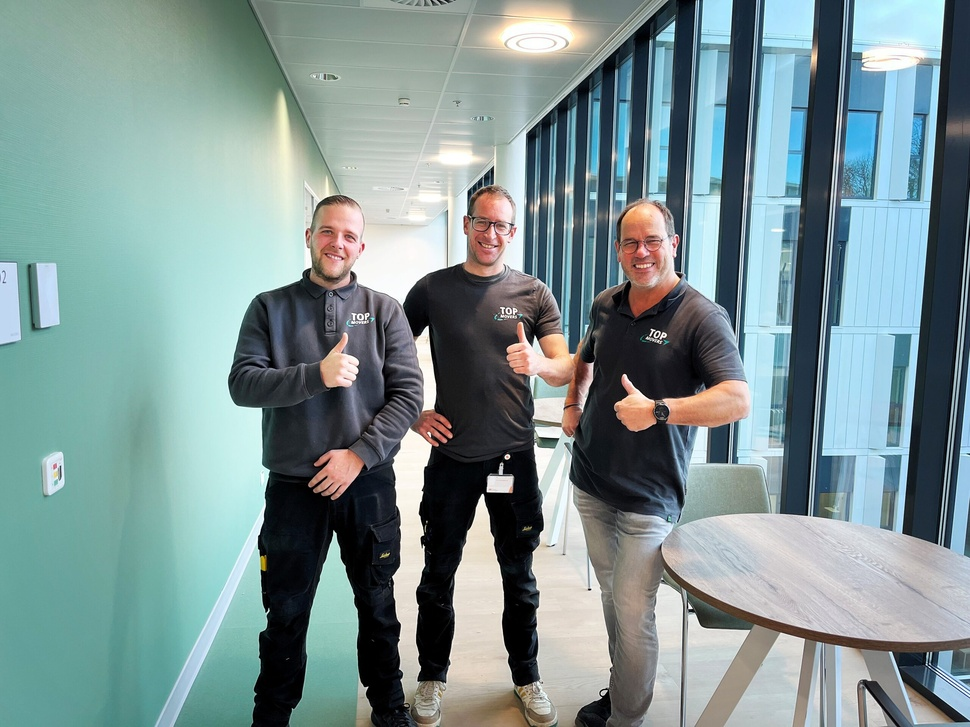
#> input picture site/_werk/hero/perfect/bron-67.jpg, 970 x 727 px, shrunk from 2560 x 1920 before the run
$ python perfect_cut.py
#> lines starting #> are read from the running program, lines starting #| are printed output that depends on the picture; after the words box and inside, x2 and y2 are one past the last pixel; in counts of white or black regions, pixels touching at a corner belong together; long printed decimals are rounded
"""Pixelperfecte uitsnede van foto 67 (drie TM-medewerkers, duim omhoog) voor de hero.
Stappen: Vision-instancemasker + Vision-persoonsmatte (accurate) -> trimap -> kleurgeleide alfa
(guided filter op het RGB-beeld, dan aangescherpt tot een strakke rand van 1-2 px) -> ingesloten gaten
dichten -> kleurdecontaminatie (achtergrondkleur uit de randpixels rekenen, F=(C-(1-a)B)/a) -> heupcrop
-> master-png + webp. Gebruik: python3 perfect_cut.py"""
import numpy as np
from PIL import Image
from scipy import ndimage

src=np.asarray(Image.open('bron-67.jpg').convert('RGB')).astype(np.float32)/255.0
fg=np.asarray(Image.open('fg.png').convert('L')).astype(np.float32)/255.0
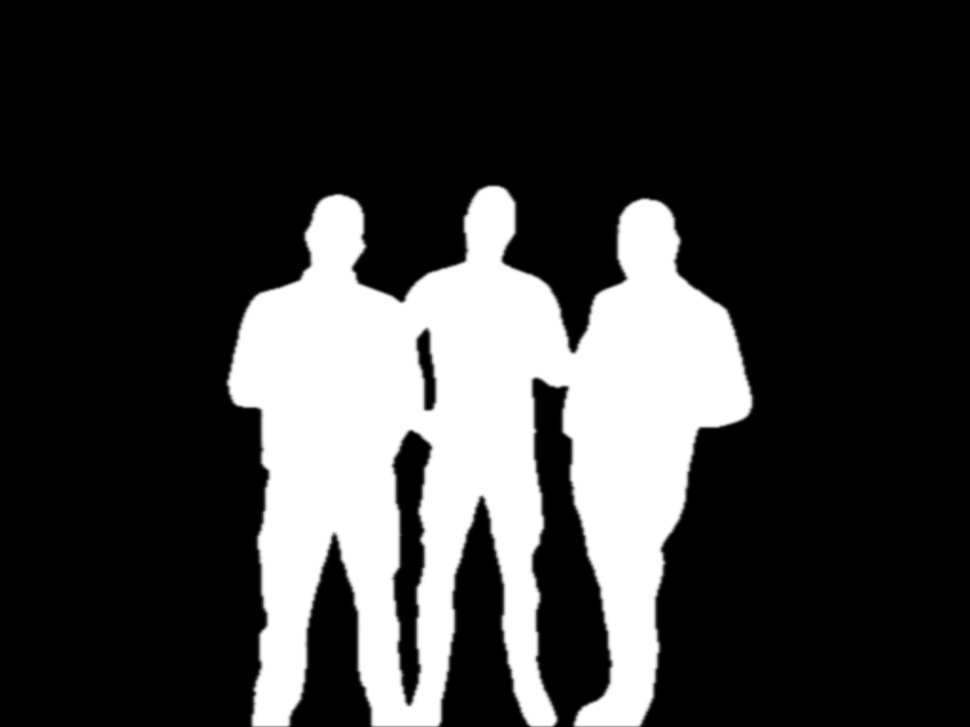
#> input picture site/_werk/hero/perfect/fg.png, 970 x 727 px, shrunk from 2560 x 1920 before the run
pm=np.asarray(Image.open('person.png').convert('L')).astype(np.float32)/255.0
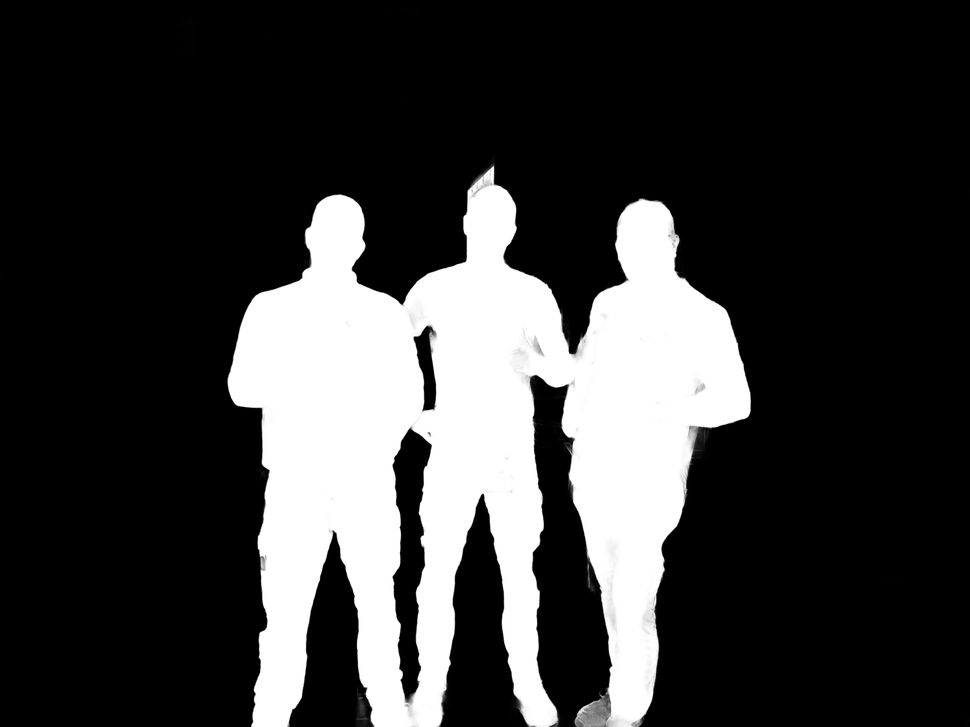
#> input picture site/_werk/hero/perfect/person.png, 970 x 727 px, shrunk from 2560 x 1920 before the run
H,W,_=src.shape
#> H = 727; W = 970

# 1. harde basis: instancemasker (native resolutie) en persoonsmatte gecombineerd
hard=((fg>0.5)|((pm>0.6)&ndimage.binary_dilation(fg>0.5,iterations=6))).astype(np.float32)   # persoonsmatte alleen vlak langs het instancemasker (anders lift hij het kozijn boven het middelste hoofd mee)
#> hard: shape (727, 970) float32; values 0 (black) and 1 (white), 22.9% white; 1 white region, box (x1, y1, x2, y2) and area: (227, 180, 752, 727) 161803
# grootste component + ingesloten gaten tot 600 px dichten (echte openingen hangen aan de buitenrand)
lab,n=ndimage.label(hard>0.5); sizes=ndimage.sum(hard,lab,range(1,n+1)); keep=(np.argmax(sizes)+1)
#> after `lab, n = ndimage.label(hard > 0.5)`:
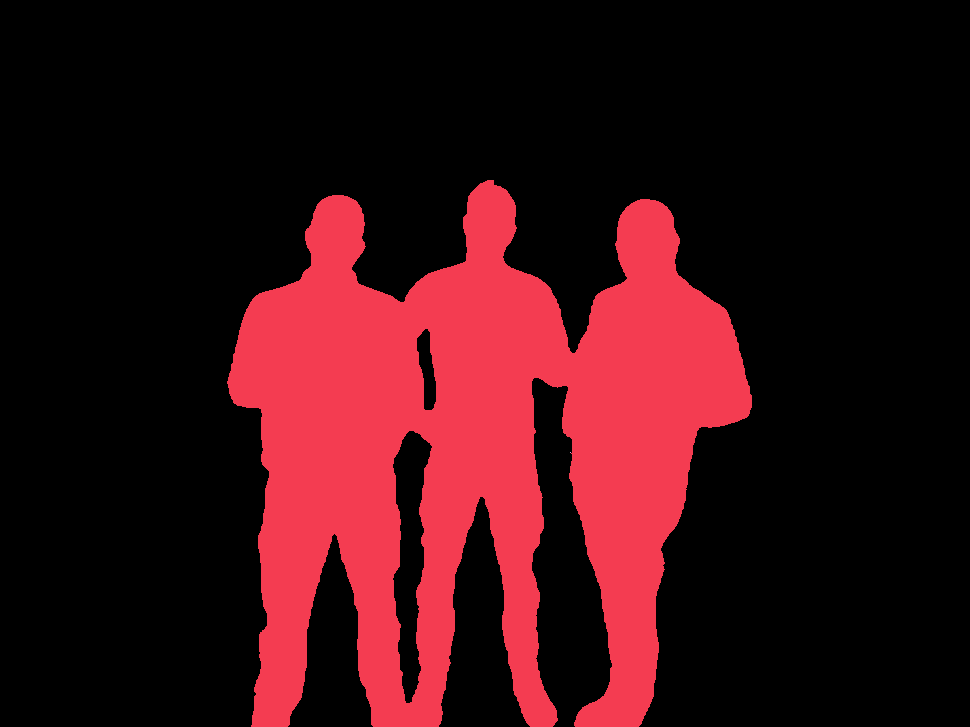
#> lab: shape (727, 970) int32; 3 distinct labels, from 0 to 2; one colour per label, 0 black
#> after `lab, n = ndimage.label(hard > 0.5)`: n = 2
#> after `sizes = ndimage.sum(hard, lab, range(1, n + 1))`: sizes = [161802, 1]
#> after `keep = np.argmax(sizes) + 1`: keep = 1
hard=(lab==keep).astype(np.float32)
#> hard: shape (727, 970) float32; values 0 (black) and 1 (white), 22.9% white; 1 white region, box (x1, y1, x2, y2) and area: (227, 180, 752, 727) 161802
holes=ndimage.binary_fill_holes(hard>0.5)&~(hard>0.5)
#> holes: shape (727, 970) bool; 0.98% white; 2 white regions, box (x1, y1, x2, y2) and area: (393, 431, 432, 703) 5966, (417, 329, 436, 410) 936
hl,hn=ndimage.label(holes)
#> hl: shape (727, 970) int32; 3 distinct labels, from 0 to 2
#> hn = 2
if hn:
    hs=ndimage.sum(holes,hl,range(1,hn+1))
#> hs = [936, 5966]
    for i,s in enumerate(hs,1):
        if s<=600: hard[hl==i]=1.0
#> this loop made 2 passes
#> (i, s) on passes 1 to 2: (1, 936), (2, 5966)

# 2. guided filter (kleur) op het harde masker, straal 5, eps klein -> alfa volgt echte randen
def box(x,r): return ndimage.uniform_filter(x,size=2*r+1,mode='nearest')
def guided(I,p,r=5,eps=1e-4):
#> called with r = 5, eps = 0.0002
    mI=np.stack([box(I[...,c],r) for c in range(3)],-1); mp=box(p,r)
    Ip=np.stack([box(I[...,c]*p,r) for c in range(3)],-1); covIp=Ip-mI*mp[...,None]
    cov=np.zeros((H,W,3,3),np.float32)
    for i in range(3):
        for j in range(3):
            cov[...,i,j]=box(I[...,i]*I[...,j],r)-mI[...,i]*mI[...,j]
    cov+=eps*np.eye(3,dtype=np.float32)
    a=np.einsum('...ij,...j->...i',np.linalg.inv(cov),covIp)
    b=mp-np.einsum('...i,...i->...',a,mI)
    ma=np.stack([box(a[...,c],r) for c in range(3)],-1); mb=box(b,r)
    return np.clip(np.einsum('...i,...i->...',ma,I)+mb,0,1)
q=guided(src,hard,r=5,eps=2e-4)
# alleen in de randband (12 px rond de harde rand) de geleide alfa gebruiken, daarbuiten hard
band=ndimage.binary_dilation(hard>0.5,iterations=8)&~ndimage.binary_erosion(hard>0.5,iterations=8)
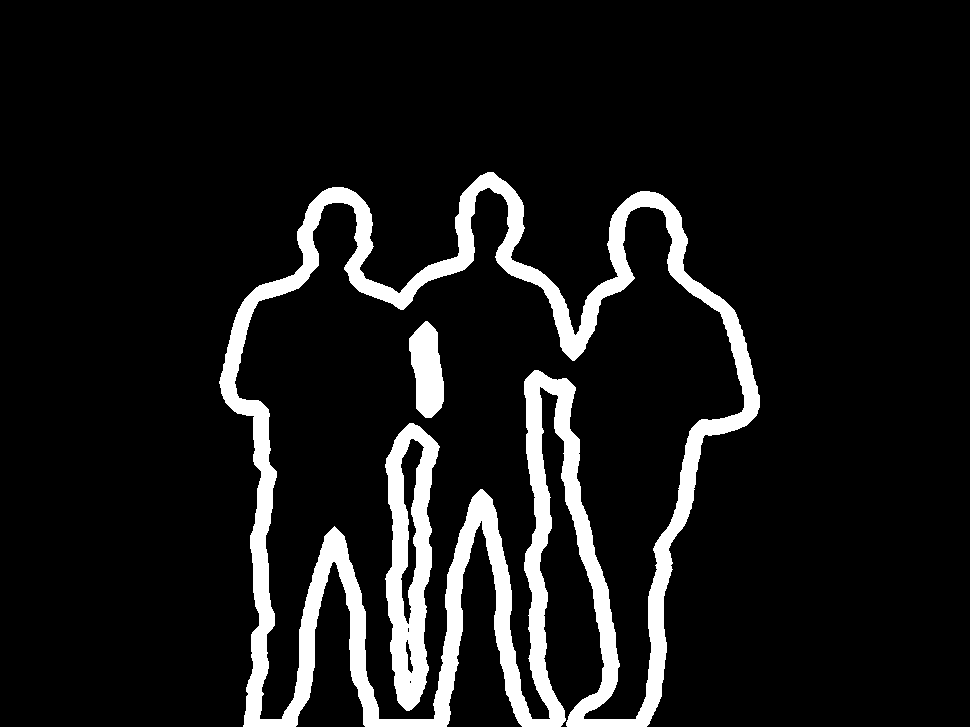
#> band: shape (727, 970) bool; 9.5% white; 3 white regions, box (x1, y1, x2, y2) and area: (219, 172, 760, 727) 55861, (385, 423, 440, 711) 8809, (409, 321, 444, 418) 2424
alpha=np.where(band,q,hard)
# aanscherpen: overgang van 0.42..0.62 -> 0..1 (1-2 px rand op 2560 px)
alpha=np.clip((alpha-0.42)/0.20,0,1)
# losse eilandjes en microgaten na het aanscherpen
lab,n=ndimage.label(alpha>0.5); sizes=ndimage.sum(np.ones_like(alpha),lab,range(1,n+1)); keep=np.argmax(sizes)+1
#> after `lab, n = ndimage.label(alpha > 0.5)`: lab: shape (727, 970) int32; 4 distinct labels, from 0 to 3
#> after `lab, n = ndimage.label(alpha > 0.5)`: n = 3
#> after `sizes = ndimage.sum(np.ones_like(alpha), lab, range(1, n + 1))`: sizes = [160631, 1, 1]
alpha[(lab!=keep)&(alpha>0)]=0
#> alpha: shape (727, 970) float32; min 0, max 1, mean 0.227
holes=ndimage.binary_fill_holes(alpha>0.5)&~(alpha>0.5); hl,hn=ndimage.label(holes)
#> after `holes = ndimage.binary_fill_holes(alpha > 0.5) & ~(alpha > 0.5)`: holes: shape (727, 970) bool; 1% white; 4 white regions (2 under 20 px), largest, box (x1, y1, x2, y2) and area: (392, 429, 432, 703) 6085, (415, 327, 436, 410) 982
#> after `hl, hn = ndimage.label(holes)`: hl: shape (727, 970) int32; 5 distinct labels, from 0 to 4
#> after `hl, hn = ndimage.label(holes)`: hn = 4
if hn:
    hs=ndimage.sum(holes,hl,range(1,hn+1))
#> hs = [982, 6085, 3, 1]
    for i,s in enumerate(hs,1):
        if s<=600: alpha[hl==i]=1.0
#> this loop made 4 passes
#> s on passes 1 to 4: 982, 6085, 3, 1
#> alpha: shape (727, 970) float32; min 0, max 1, mean 0.227
#> `bgknown=(alpha<=0.001)&~ndimage.binary_dilation(alpha>0.001,iterations..`: bgknown: shape (727, 970) bool; 76% white; 1 black region, box (x1, y1, x2, y2) and area: (226, 178, 754, 727) 169116

# 3. kleurdecontaminatie: B = achtergrondkleur van buiten de rand naar binnen gevuld
def bleed(rgb,known,passes):
#> called with passes = 24
    col=rgb*known[...,None]; w=known.astype(np.float32).copy(); out=rgb.copy()
    for _ in range(passes):
        cs=ndimage.uniform_filter(col,size=(3,3,1)); ws=ndimage.uniform_filter(w,size=3)
        new=(ws>0)&(w==0); out[new]=cs[new]/ws[new][:,None]; col[new]=out[new]; w[new]=1.0
#> col: shape (727, 970, 3) float32; mean R, G, B 0.541, 0.636, 0.636
#> out: shape (727, 970, 3) float32; mean R, G, B 0.56, 0.654, 0.654
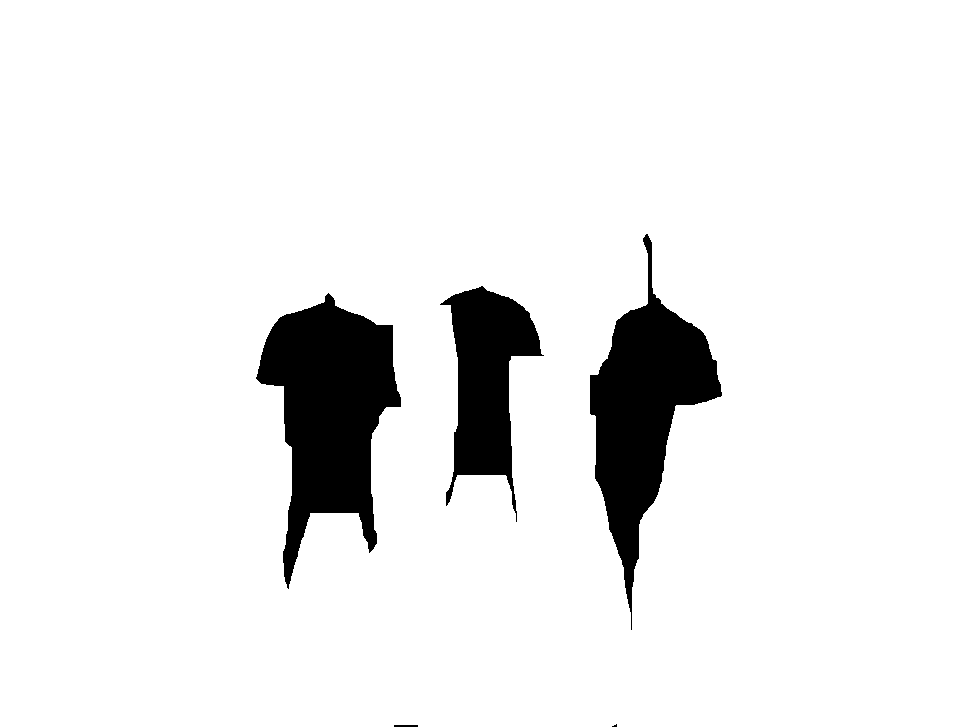
#> w: shape (727, 970) float32; values 0 (black) and 1 (white), 92.5% white; 5 black regions (1 under 20 px), largest, box (x1, y1, x2, y2) and area: (256, 293, 401, 589) 22229, (590, 234, 722, 630) 19165, (440, 286, 544, 522) 11679, (394, 725, 418, 727) 48
    return out
bgknown=(alpha<=0.001)&~ndimage.binary_dilation(alpha>0.001,iterations=2)
B=bleed(src,bgknown,passes=24)
fgknown=(alpha>=0.999)&~ndimage.binary_dilation(alpha<0.999,iterations=2)
#> fgknown: shape (727, 970) bool; 21.4% white; 1 white region, box (x1, y1, x2, y2) and area: (230, 184, 749, 727) 151160
Fin=bleed(src,fgknown,passes=24)
#> the loop in bleed (call 2), `for _ in range(passes):` made 24 passes
#> pass 1, in bleed (call 2), `new = (ws > 0) & (w == 0)`:
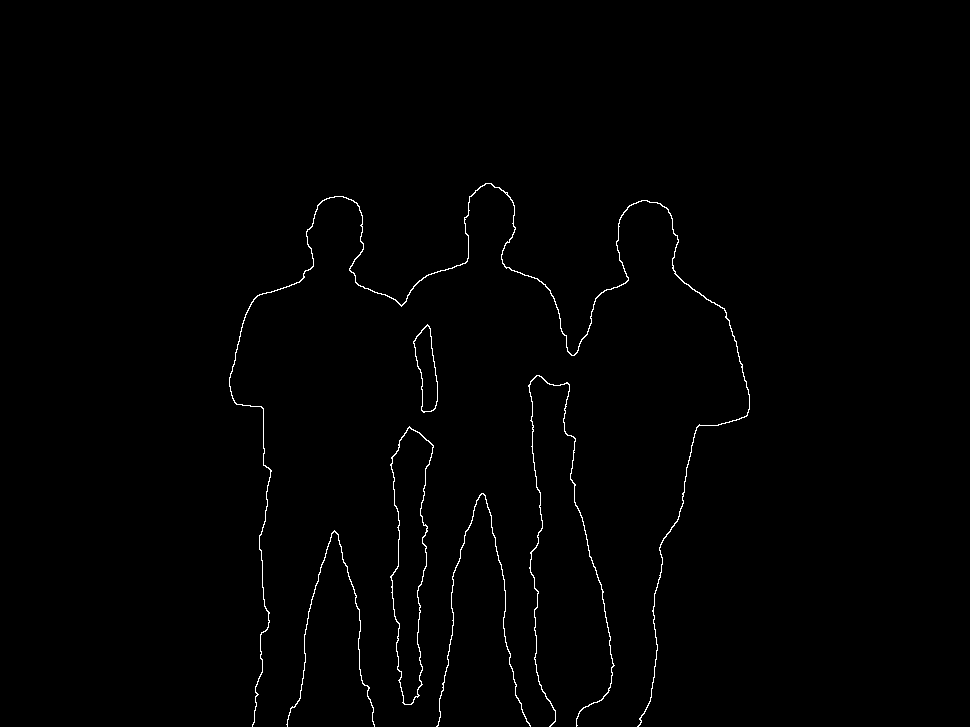
#> new: shape (727, 970) bool; 0.78% white in thin lines or dots, all inside (x1, y1, x2, y2) = (229, 183, 750, 727)
a=alpha[...,None]
F=np.where(a>0.05,(src-(1-a)*B)/np.maximum(a,0.05),Fin)
F=np.clip(F,0,1)
# in de randband de berekende F lichtjes mengen met de binnenkleur (tegen ruis), buiten de band de bron
Fout=np.where(band[...,None],0.75*F+0.25*Fin,src)
Fout=np.where(a<0.001,Fin,Fout)   # onder alfa nul: binnenkleur (kleur-bleed, geen achtergrond terug)

rgba=np.concatenate([Fout,alpha[...,None]],-1)
out=(rgba*255+0.5).astype(np.uint8)
Image.fromarray(out,'RGBA').save('cut-full.png')
ys,xs=np.where(alpha>0.5); print('bbox',xs.min(),xs.max(),ys.min(),ys.max(),'band px',band.sum(),'half-transp %',((alpha>0.004)&(alpha<0.996)).sum()/max(1,(alpha>0.004).sum())*100)
#| bbox 228 751 180 726 band px 67094 half-transp % 0.5397
